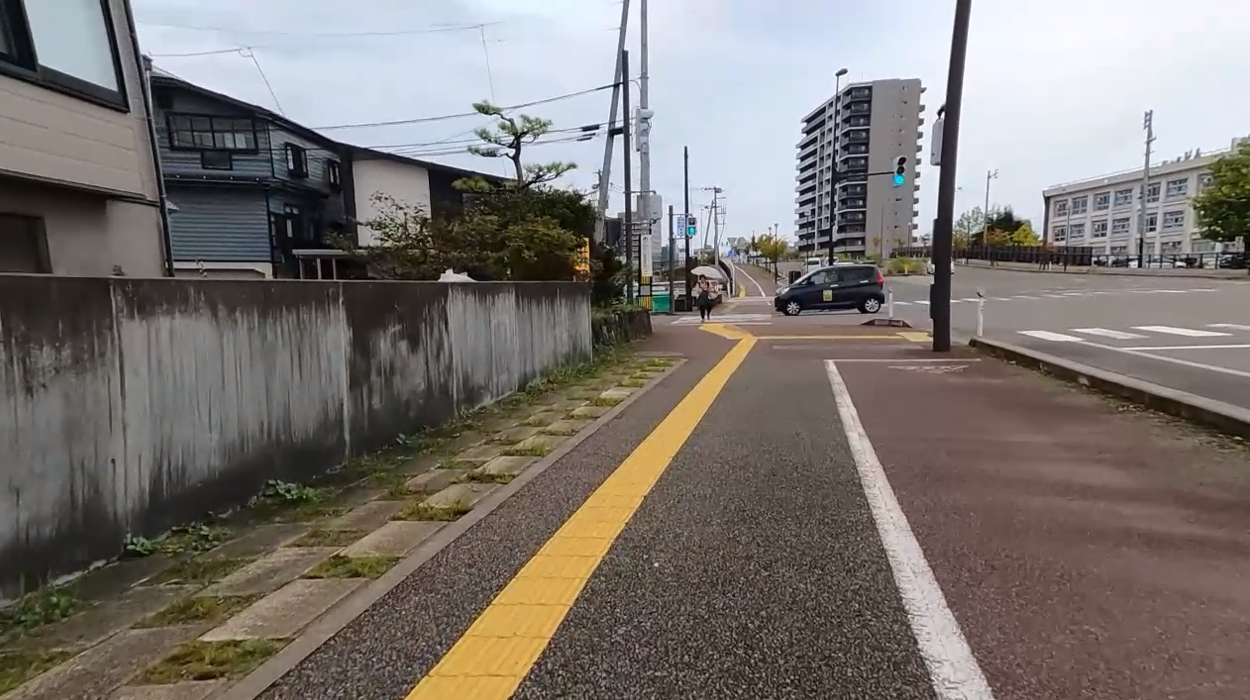
#> input picture Input/straight1.png, 1250 x 700 px, found by its file name
$ python edge.py
#> lines starting #> are read from the running program, lines starting #| are printed output that depends on the picture
import cv2
import numpy as np

# ========= 設定 =========
IMG_PATH = "Input/straight1.png"
OUT_PATH = "Output/edges_canny.png"

LOW_THRESH = 50     # 低閾値
HIGH_THRESH = 150   # 高閾値
GAUSS_SIZE = 5      # ガウシアンカーネルサイズ（奇数）

# ========= 画像読み込み =========
img = cv2.imread(IMG_PATH)
#> img is the input picture: shape (700, 1250, 3); mean B, G, R 113.2, 117.4, 123.5
if img is None:
    raise RuntimeError("画像を読み込めません")

# ========= 前処理 =========
gray = cv2.cvtColor(img, cv2.COLOR_BGR2GRAY)
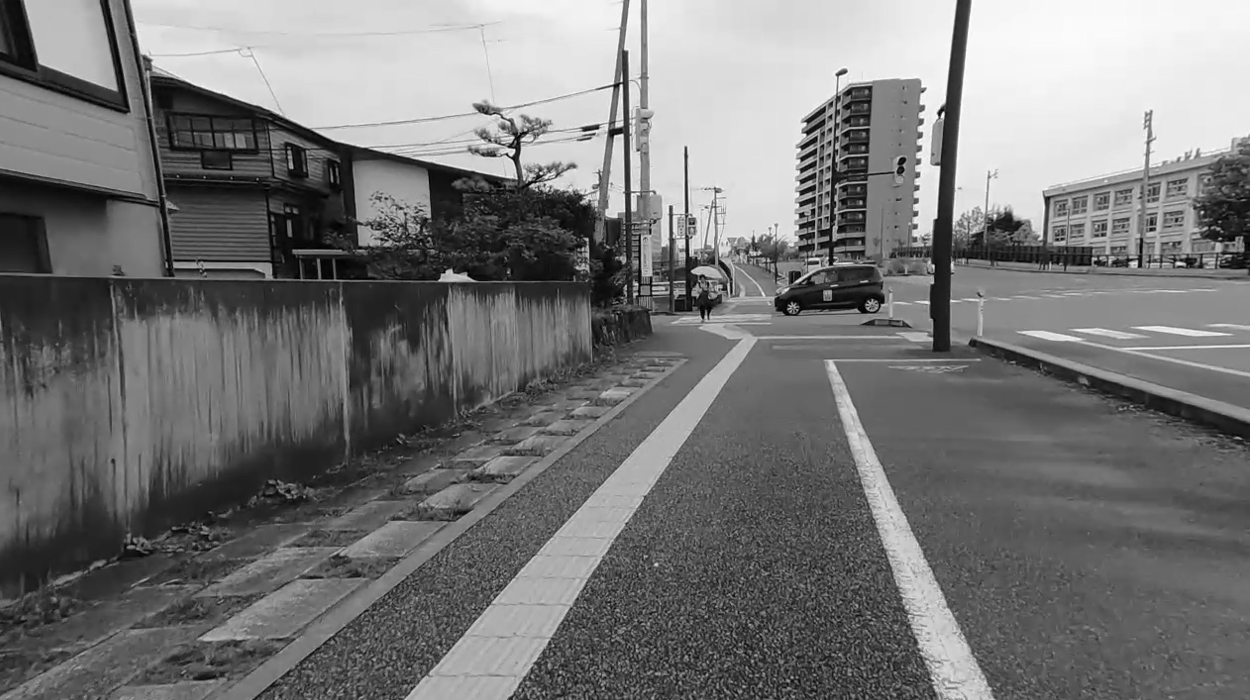
#> gray: shape (700, 1250); min 0, max 255, mean 118.8
blur = cv2.GaussianBlur(gray, (GAUSS_SIZE, GAUSS_SIZE), 0)

# ========= Canny =========
edges = cv2.Canny(blur, LOW_THRESH, HIGH_THRESH)
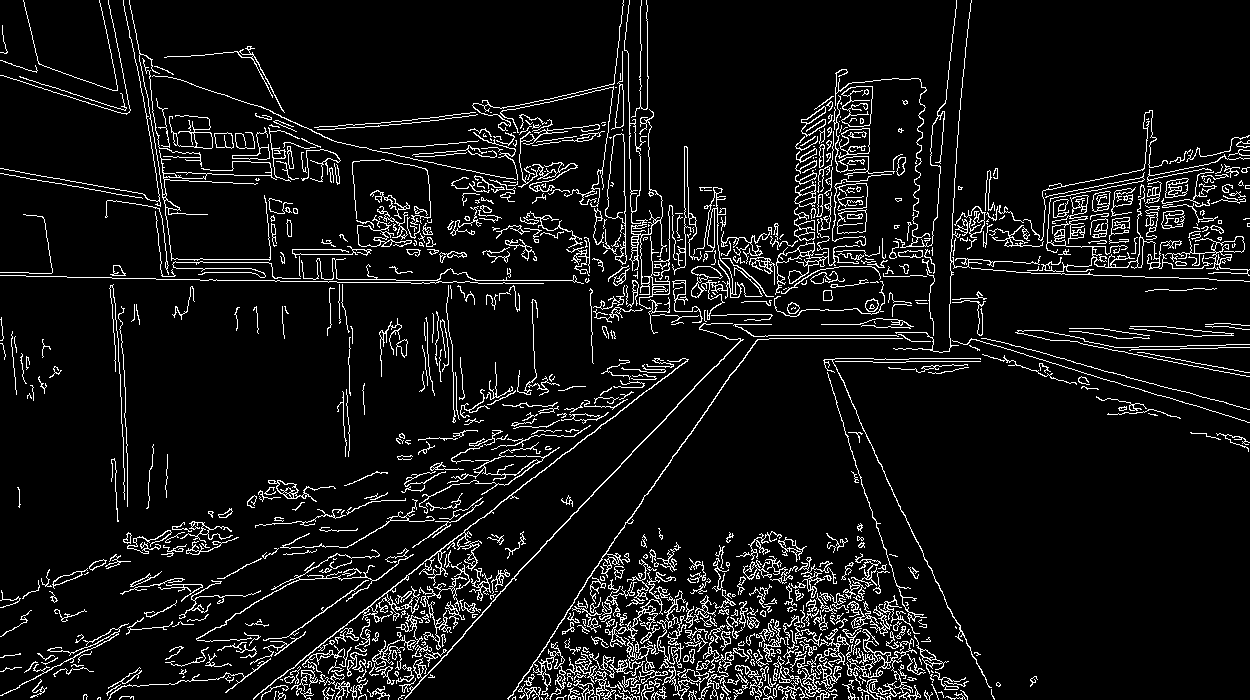
#> edges: shape (700, 1250); 7.8% white in thin lines or dots

# ========= 保存 =========
cv2.imwrite(OUT_PATH, edges)
print("保存しました:", OUT_PATH)

$ run again, with Input/straight2.png copied over Input/straight1.png
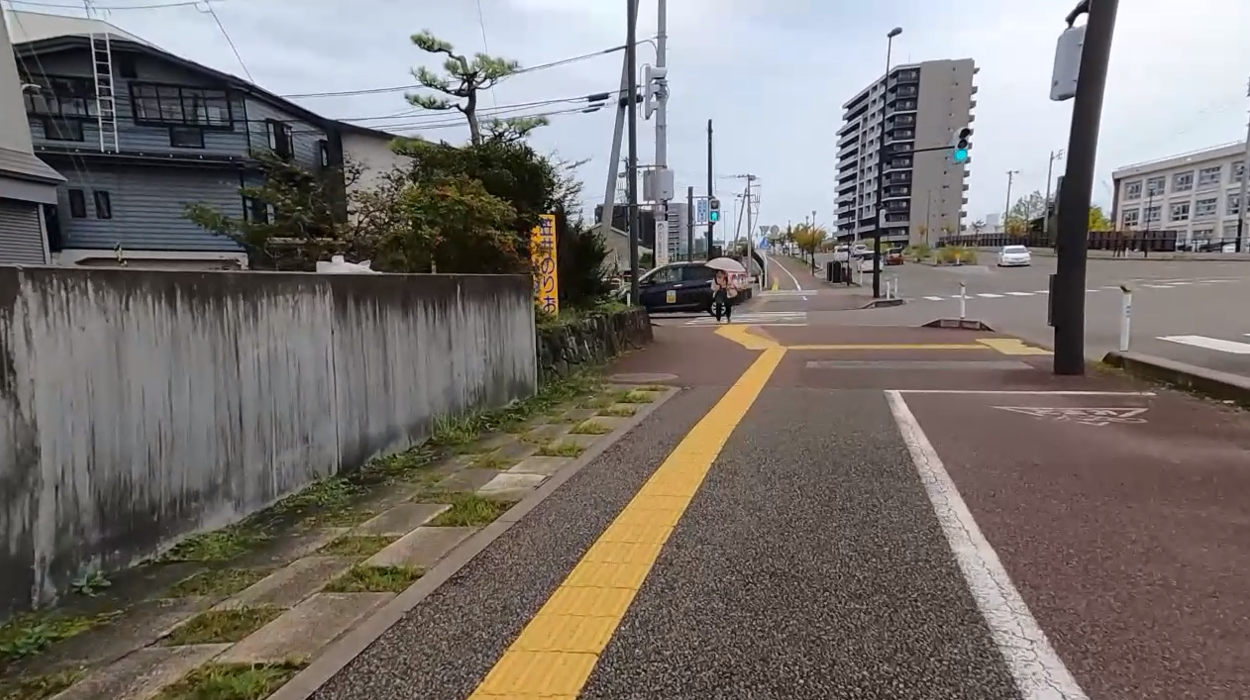
#> input picture Input/straight2.png, 1250 x 700 px, found by its file name
#> img is the input picture: shape (700, 1250, 3); mean B, G, R 110.6, 114.8, 120.7
#> `gray = cv2.cvtColor(img, cv2.COLOR_BGR2GRAY)`:
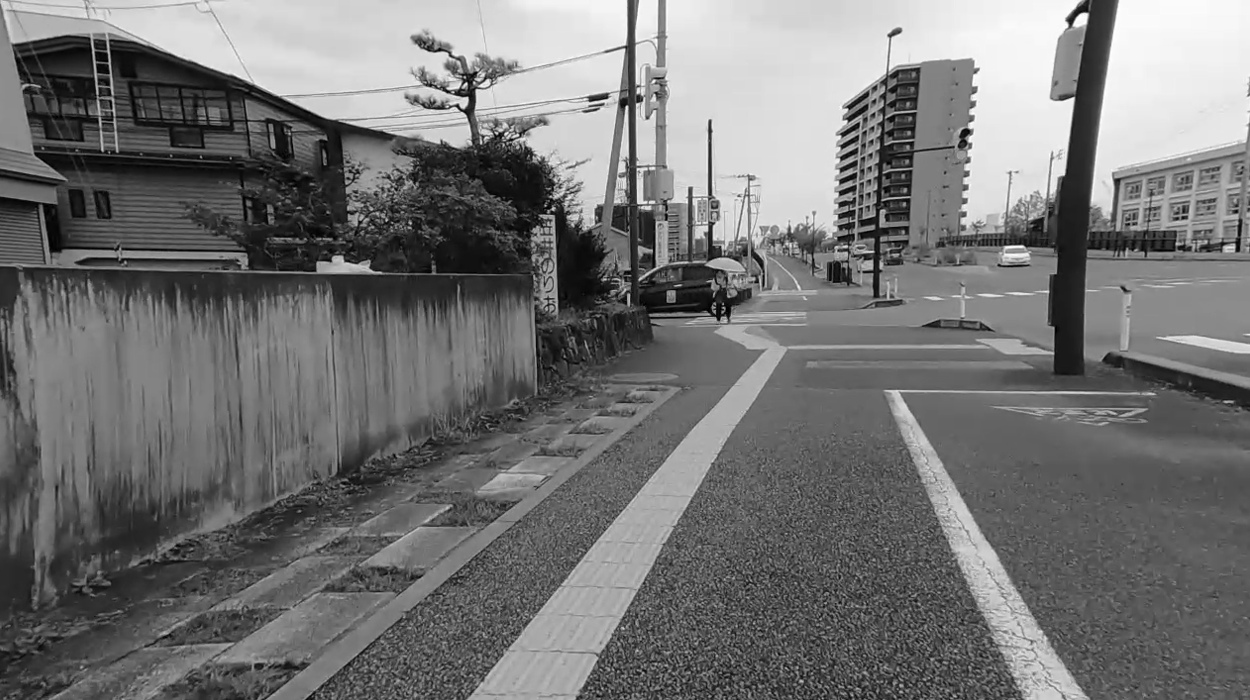
#> gray: shape (700, 1250); min 0, max 255, mean 116.1
#> `edges = cv2.Canny(blur, LOW_THRESH, HIGH_THRESH)`:
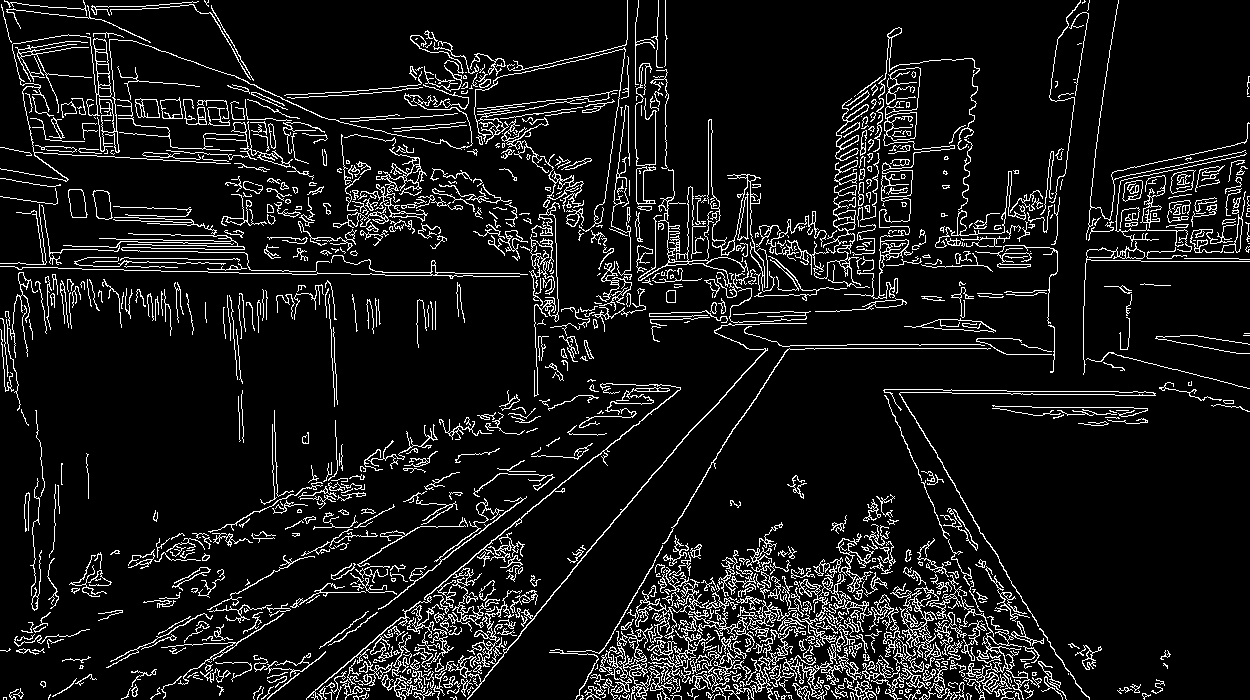
#> edges: shape (700, 1250); 9.1% white in thin lines or dots

$ run again, with Input/right1.png copied over Input/straight1.png
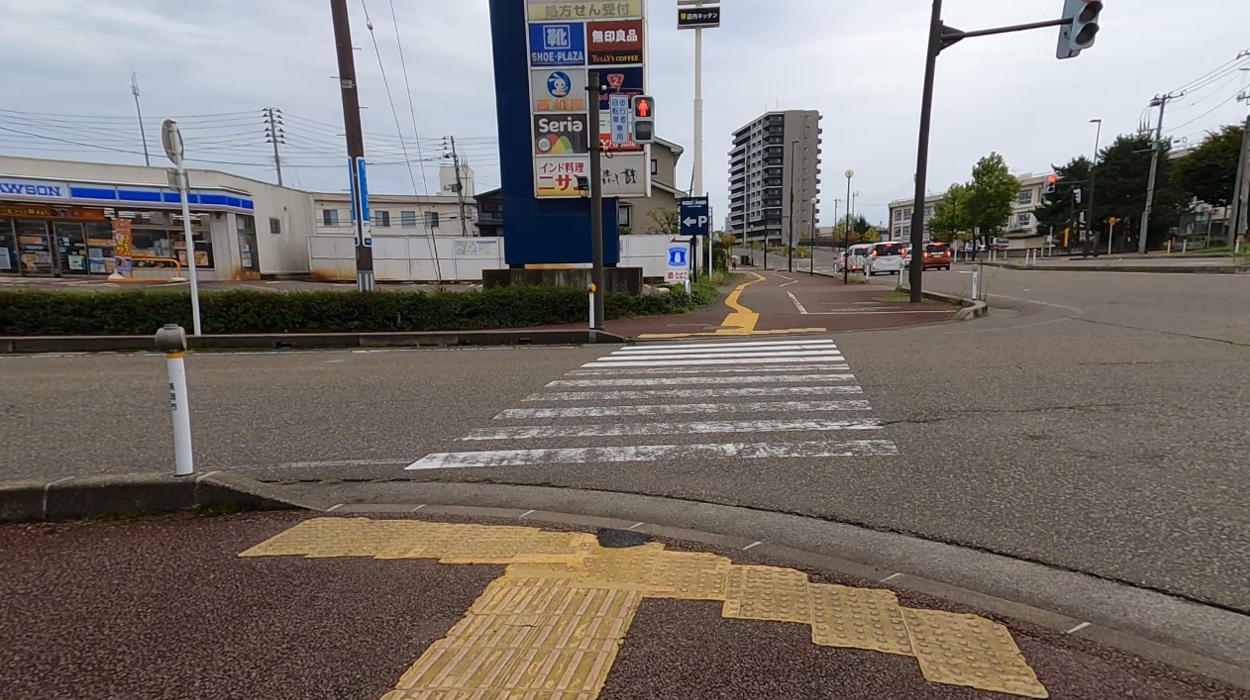
#> input picture Input/right1.png, 1250 x 700 px, found by its file name
#> img is the input picture: shape (700, 1250, 3); mean B, G, R 108.9, 114, 120.9
#> `gray = cv2.cvtColor(img, cv2.COLOR_BGR2GRAY)`:
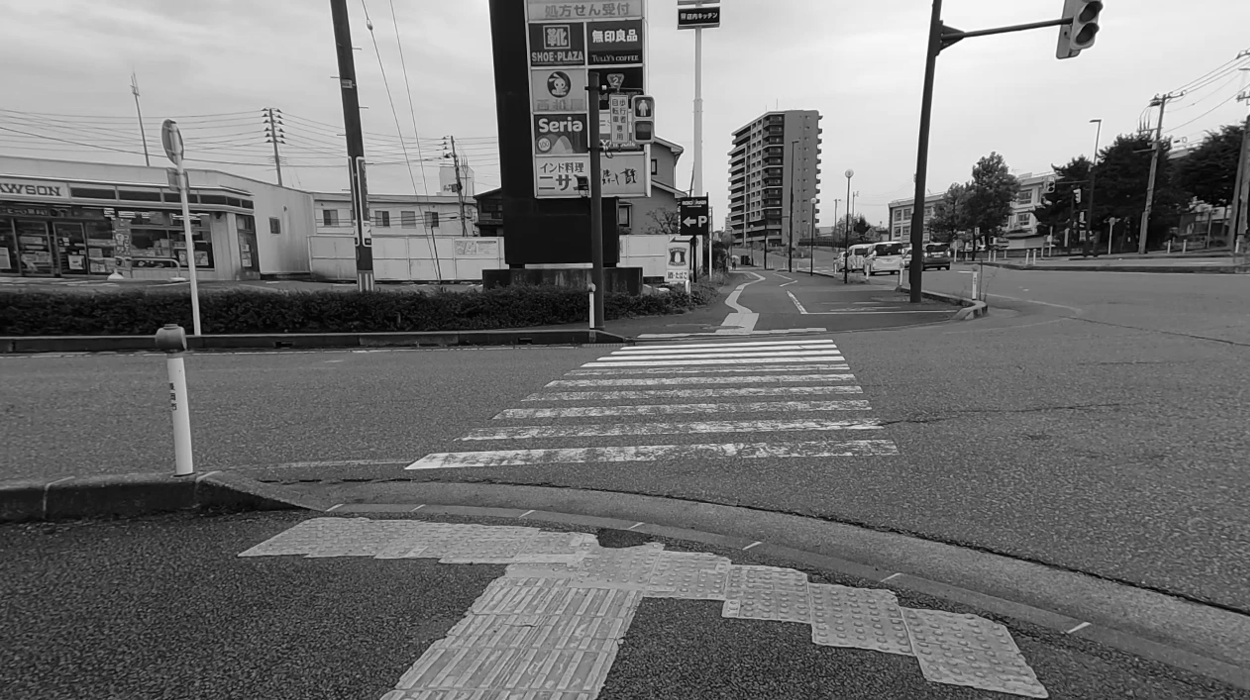
#> gray: shape (700, 1250); min 0, max 255, mean 115.5
#> `edges = cv2.Canny(blur, LOW_THRESH, HIGH_THRESH)`:
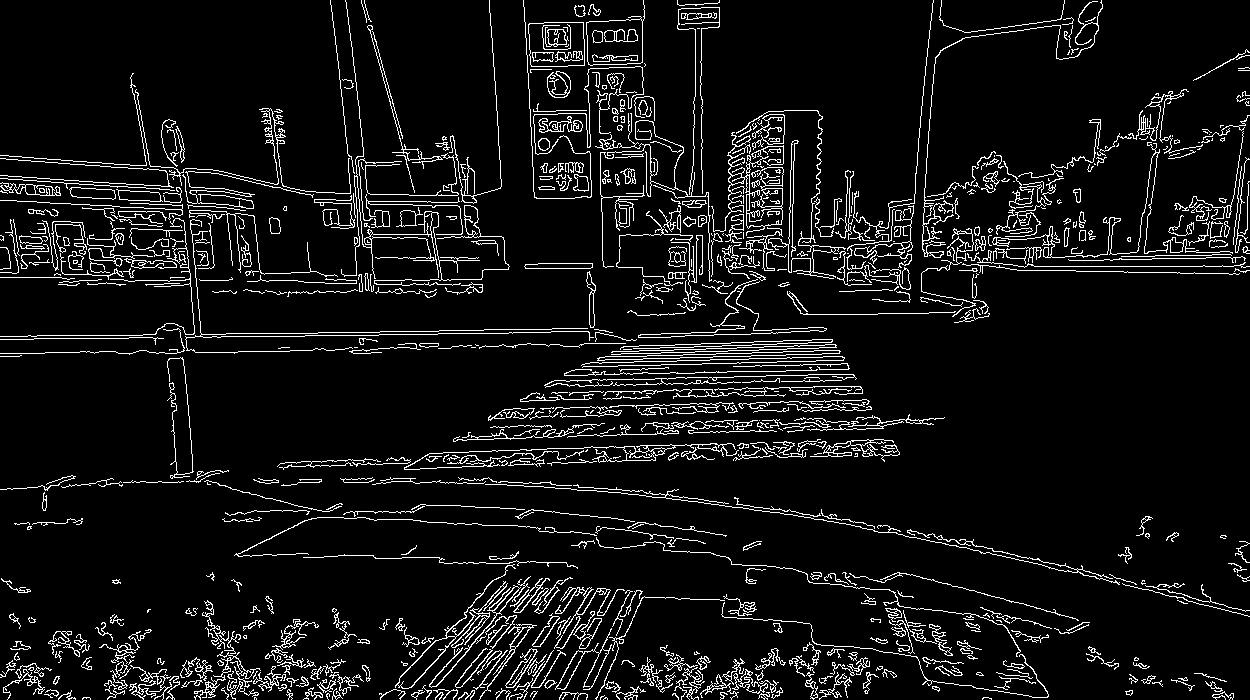
#> edges: shape (700, 1250); 7.4% white in thin lines or dots

$ run again, with Input/right2.png copied over Input/straight1.png
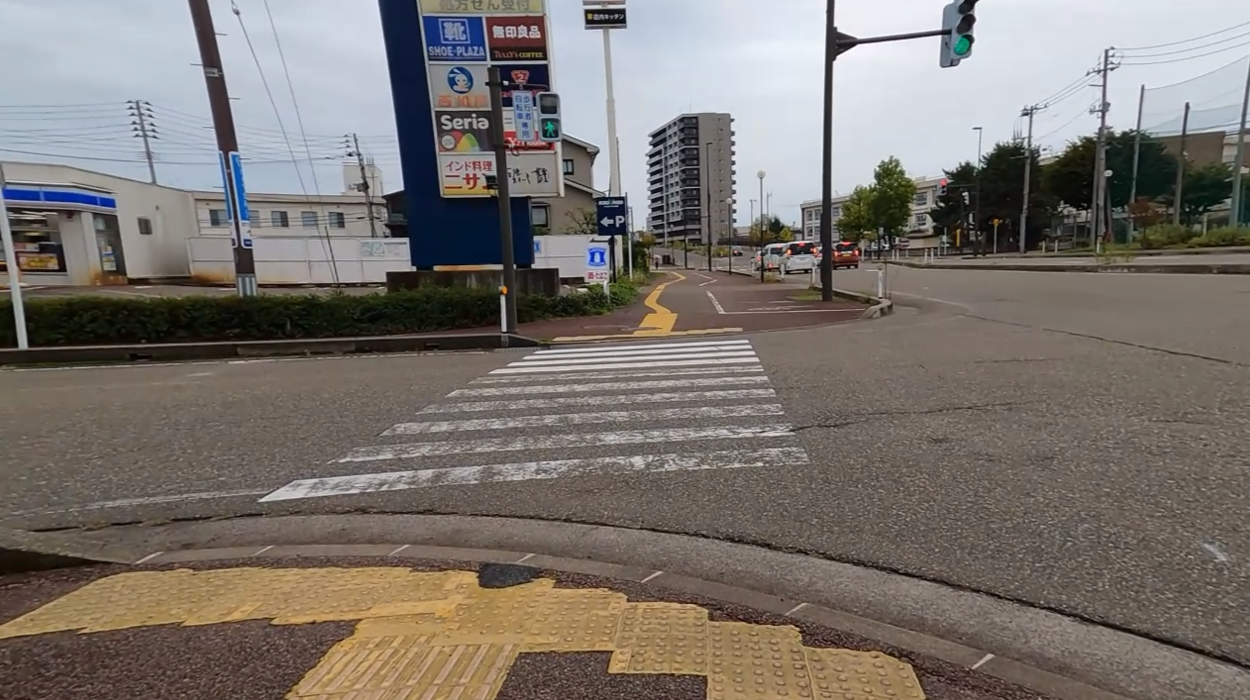
#> input picture Input/right2.png, 1250 x 700 px, found by its file name
#> img is the input picture: shape (700, 1250, 3); mean B, G, R 110.7, 116.1, 122.6
#> `gray = cv2.cvtColor(img, cv2.COLOR_BGR2GRAY)`:
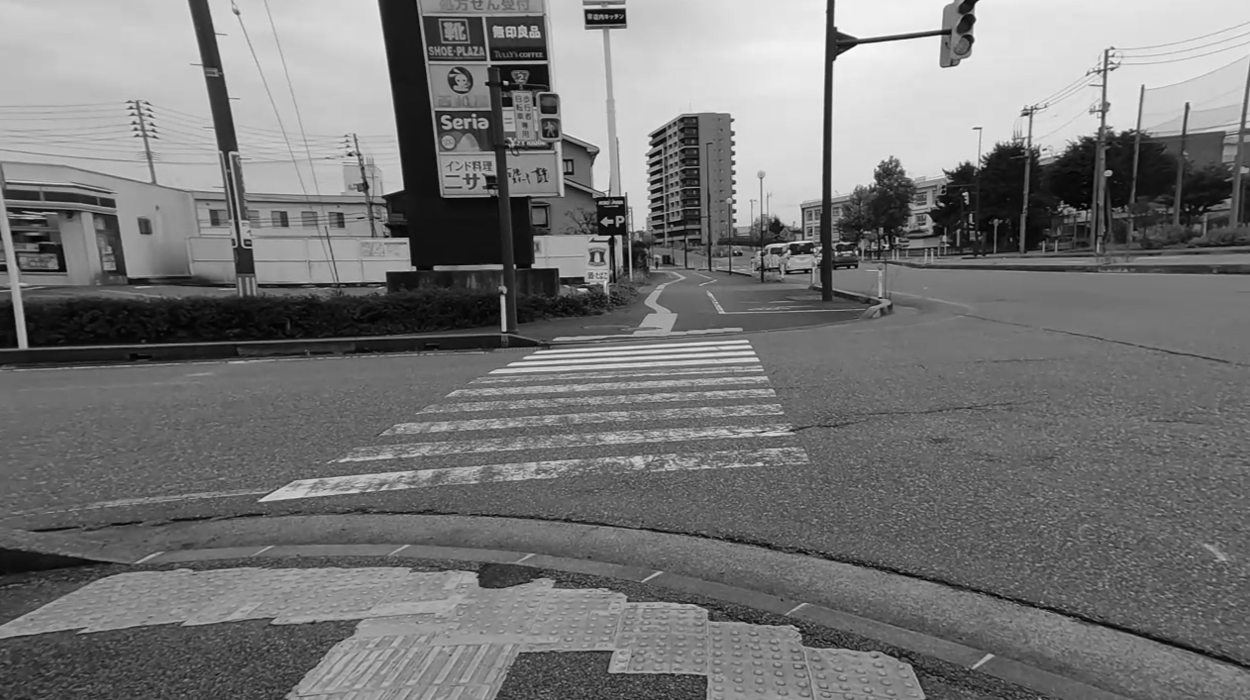
#> gray: shape (700, 1250); min 0, max 254, mean 117.5
#> `edges = cv2.Canny(blur, LOW_THRESH, HIGH_THRESH)`:
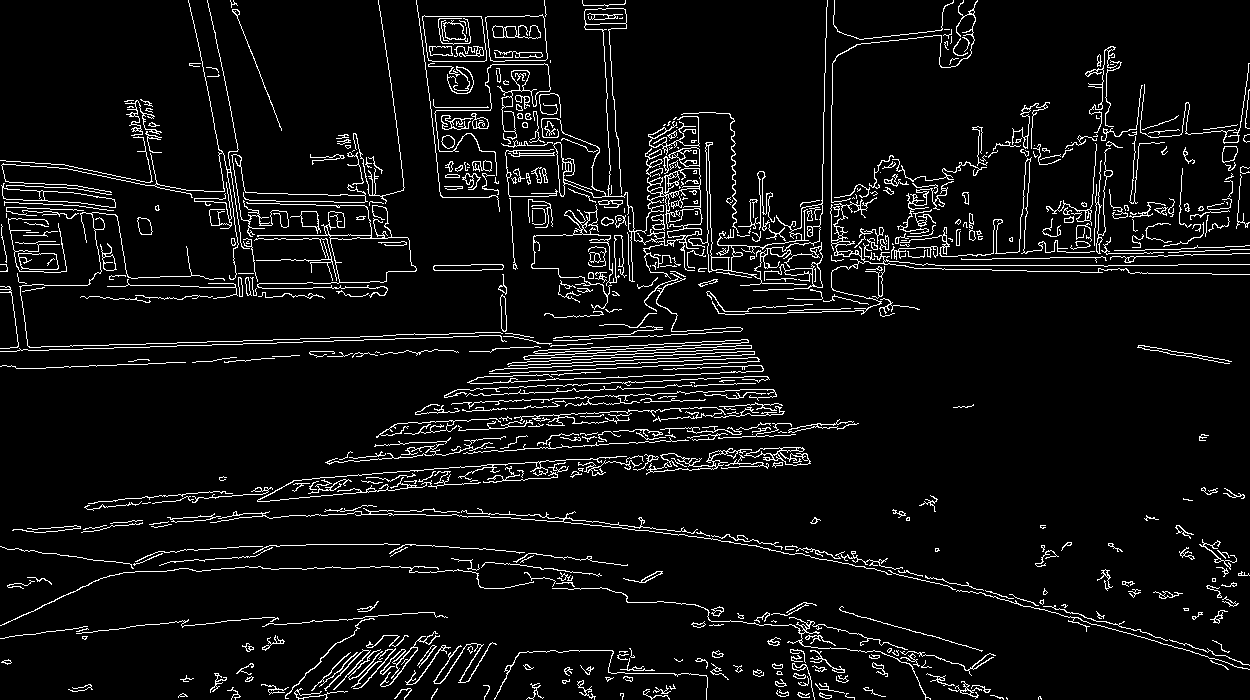
#> edges: shape (700, 1250); 6.4% white in thin lines or dots
